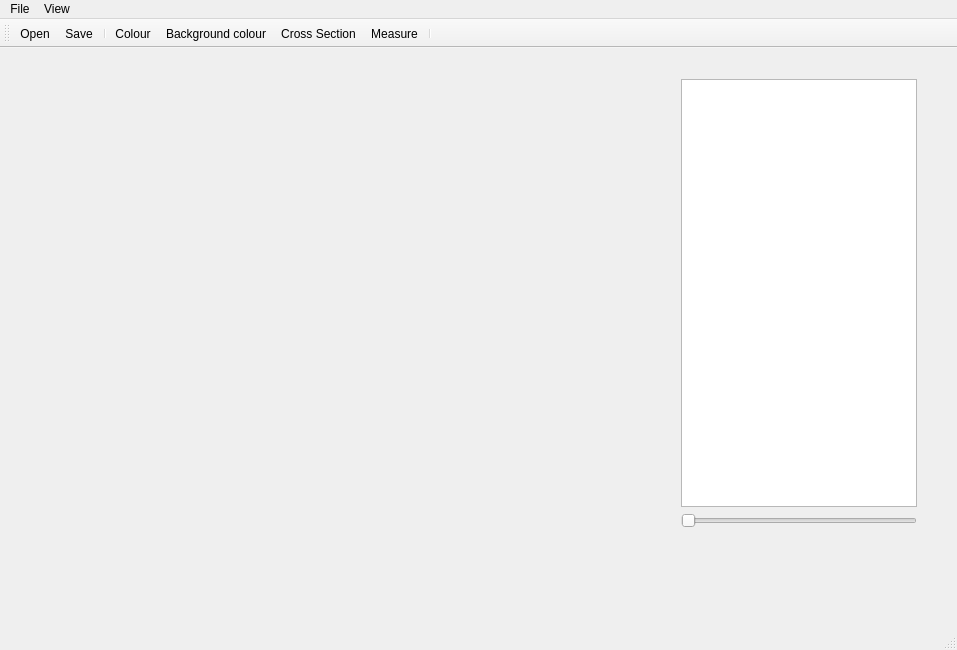
<?xml version="1.0" encoding="UTF-8"?>
<ui version="4.0">
 <class>MainWindow</class>
 <widget class="QMainWindow" name="MainWindow">
  <property name="geometry">
   <rect>
    <x>0</x>
    <y>0</y>
    <width>957</width>
    <height>650</height>
   </rect>
  </property>
  <property name="windowTitle">
   <string>MainWindow</string>
  </property>
  <widget class="QWidget" name="centralWidget">
   <widget class="QVTKOpenGLWidget" name="qvtkWidget" native="true">
    <property name="geometry">
     <rect>
      <x>10</x>
      <y>9</y>
      <width>641</width>
      <height>541</height>
     </rect>
    </property>
    <property name="autoFillBackground">
     <bool>true</bool>
    </property>
   </widget>
   <widget class="QWidget" name="layoutWidget">
    <property name="geometry">
     <rect>
      <x>670</x>
      <y>20</y>
      <width>258</width>
      <height>471</height>
     </rect>
    </property>
    <layout class="QVBoxLayout" name="verticalLayout">
     <item>
      <widget class="QListView" name="listView">
       <property name="autoFillBackground">
        <bool>false</bool>
       </property>
      </widget>
     </item>
     <item>
      <widget class="QSlider" name="horizontalSlider">
       <property name="orientation">
        <enum>Qt::Horizontal</enum>
       </property>
      </widget>
     </item>
    </layout>
   </widget>
  </widget>
  <widget class="QMenuBar" name="menuBar">
   <property name="geometry">
    <rect>
     <x>0</x>
     <y>0</y>
     <width>957</width>
     <height>26</height>
    </rect>
   </property>
   <widget class="QMenu" name="menuFile">
    <property name="title">
     <string>File</string>
    </property>
    <addaction name="actionadd"/>
    <addaction name="actionSave"/>
   </widget>
   <widget class="QMenu" name="menuEdit">
    <property name="title">
     <string>View</string>
    </property>
    <addaction name="actioncolour"/>
    <addaction name="actionBackground_colour"/>
    <addaction name="separator"/>
    <addaction name="actionCross_Section"/>
    <addaction name="actionmeasure"/>
   </widget>
   <addaction name="menuFile"/>
   <addaction name="menuEdit"/>
  </widget>
  <widget class="QToolBar" name="mainToolBar">
   <attribute name="toolBarArea">
    <enum>TopToolBarArea</enum>
   </attribute>
   <attribute name="toolBarBreak">
    <bool>false</bool>
   </attribute>
   <addaction name="actionadd"/>
   <addaction name="actionSave"/>
   <addaction name="separator"/>
   <addaction name="actioncolour"/>
   <addaction name="actionBackground_colour"/>
   <addaction name="actionCross_Section"/>
   <addaction name="actionmeasure"/>
   <addaction name="separator"/>
  </widget>
  <widget class="QStatusBar" name="statusBar"/>
  <action name="actionadd">
   <property name="icon">
    <iconset resource="resources.qrc">
     <normaloff>:/images/icon/Folder-Add.ico</normaloff>:/images/icon/Folder-Add.ico</iconset>
   </property>
   <property name="text">
    <string>Open</string>
   </property>
   <property name="toolTip">
    <string>Add model</string>
   </property>
  </action>
  <action name="actionmeasure">
   <property name="icon">
    <iconset resource="resources.qrc">
     <normaloff>:/images/icon/Measure icon.png</normaloff>:/images/icon/Measure icon.png</iconset>
   </property>
   <property name="text">
    <string>Measure</string>
   </property>
   <property name="toolTip">
    <string>Measurements</string>
   </property>
  </action>
  <action name="actionCross_Section">
   <property name="icon">
    <iconset resource="resources.qrc">
     <normaloff>:/images/icon/Cross section.png</normaloff>:/images/icon/Cross section.png</iconset>
   </property>
   <property name="text">
    <string>Cross Section</string>
   </property>
   <property name="toolTip">
    <string>Get cross section</string>
   </property>
  </action>
  <action name="actioncolour">
   <property name="icon">
    <iconset resource="resources.qrc">
     <normaloff>:/images/icon/Objects.ico</normaloff>:/images/icon/Objects.ico</iconset>
   </property>
   <property name="text">
    <string>Colour</string>
   </property>
   <property name="toolTip">
    <string>Change model colour</string>
   </property>
  </action>
  <action name="actionBackground_colour">
   <property name="icon">
    <iconset resource="resources.qrc">
     <normaloff>:/images/icon/colours.png</normaloff>:/images/icon/colours.png</iconset>
   </property>
   <property name="text">
    <string>Background colour</string>
   </property>
   <property name="toolTip">
    <string>Change Background colour</string>
   </property>
  </action>
  <action name="actionSave">
   <property name="icon">
    <iconset resource="resources.qrc">
     <normaloff>:/images/icon/Save.ico</normaloff>:/images/icon/Save.ico</iconset>
   </property>
   <property name="text">
    <string>Save</string>
   </property>
  </action>
 </widget>
 <layoutdefault spacing="6" margin="11"/>
 <customwidgets>
  <customwidget>
   <class>QVTKOpenGLWidget</class>
   <extends>QWidget</extends>
   <header>QVTKOpenGLWidget.h</header>
  </customwidget>
 </customwidgets>
 <resources>
  <include location="resources.qrc"/>
 </resources>
 <connections/>
</ui>
